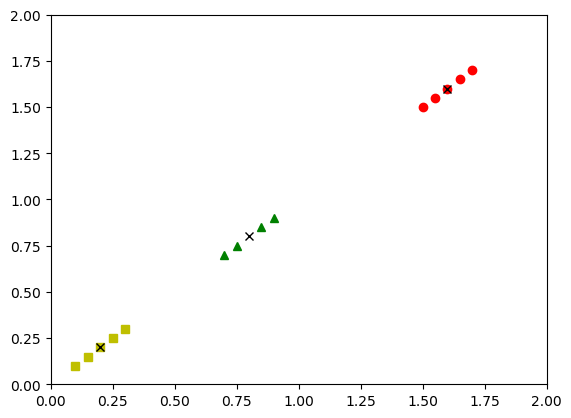

Reproduce this figure in Python.
# Taken from https://datasciencelab.wordpress.com/2013/12/12/clustering-with-k-means-in-python/
# Just added plotting for 3-k cases

import numpy as np
import random
import matplotlib.pyplot as plt


def init_board(N):
    X = np.array([(random.uniform(-1, 1), random.uniform(-1, 1)) for i in range(N)])
    return X


def cluster_points(X, mu):
    clusters = {}
    for x in X:
        bestmukey = min([(i[0], np.linalg.norm(x - mu[i[0]])) \
                         for i in enumerate(mu)], key=lambda t: t[1])[0]
        try:
            clusters[bestmukey].append(x)
        except KeyError:
            clusters[bestmukey] = [x]
    return clusters


def reevaluate_centers(mu, clusters):
    newmu = []
    keys = sorted(clusters.keys())
    for k in keys:
        newmu.append(np.mean(clusters[k], axis=0))
    return newmu


def has_converged(mu, oldmu):
    return (set([tuple(a) for a in mu]) == set([tuple(a) for a in oldmu]))


def find_centers(X, K):
    # Initialize to K random centers
    oldmu = random.sample(X, K)
    mu = random.sample(X, K)
    while not has_converged(mu, oldmu):
        oldmu = mu
        # Assign all points in X to clusters
        clusters = cluster_points(X, mu)
        # Reevaluate centers
        mu = reevaluate_centers(oldmu, clusters)
    return (mu, clusters)


def change_coords(array):
    return list(map(list, zip(*array)))


def parse_output(data):
    clusters = data[1]
    points1 = change_coords(clusters[0])
    plt.plot(points1[0], points1[1], 'ro')
    points2 = change_coords(clusters[1])
    plt.plot(points2[0], points2[1], 'g^')
    points3 = change_coords(clusters[2])
    plt.plot(points3[0], points3[1], 'ys')
    centroids = change_coords(data[0])
    plt.plot(centroids[0], centroids[1], 'kx')
    plt.axis([0, 2, 0, 2])
    plt.savefig('kmeans.png', dpi=100, bbox_inches='tight')
    plt.show()


# data = init_board(15)
# data = np.array([[0.5,0.5],[0.6,0.6],[-0.5,-0.5], [-0.6,-0.6],[0.124,0.124], [0.135,0.135]])
data = np.array([[0.1, 0.1], [0.15, 0.15], [0.2, 0.2], [0.3, 0.3], [0.25, 0.25], [0.7, 0.7], [0.75, 0.75], [0.9, 0.9],
                [0.85, 0.85], [1.5, 1.5], [1.55, 1.55], [1.6, 1.6], [1.65, 1.65], [1.7, 1.7]])
print(data)
print(type(data))
out = find_centers(list(data), 3)
parse_output(out)
